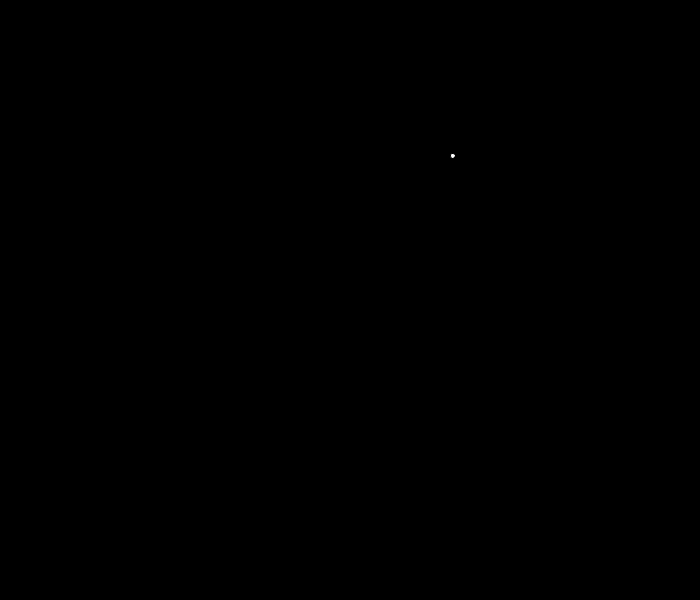
Frame 1 (no input)
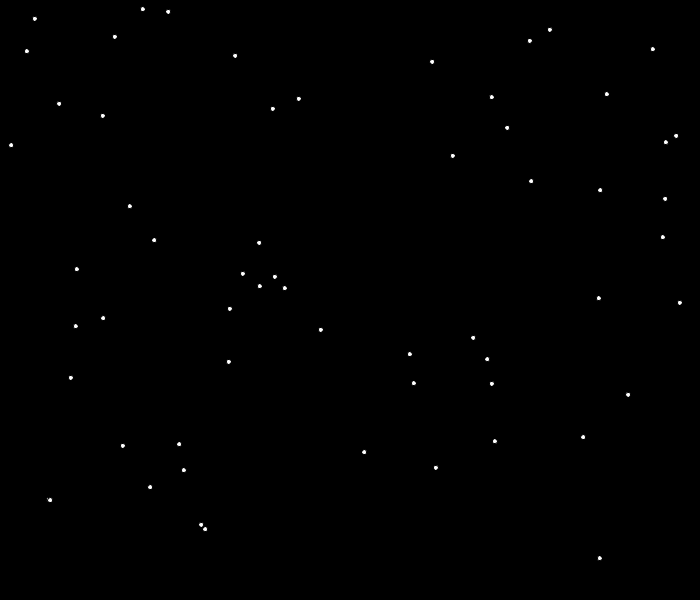
Frame 60 (the mouse pressed at the canvas centre just before this capture)
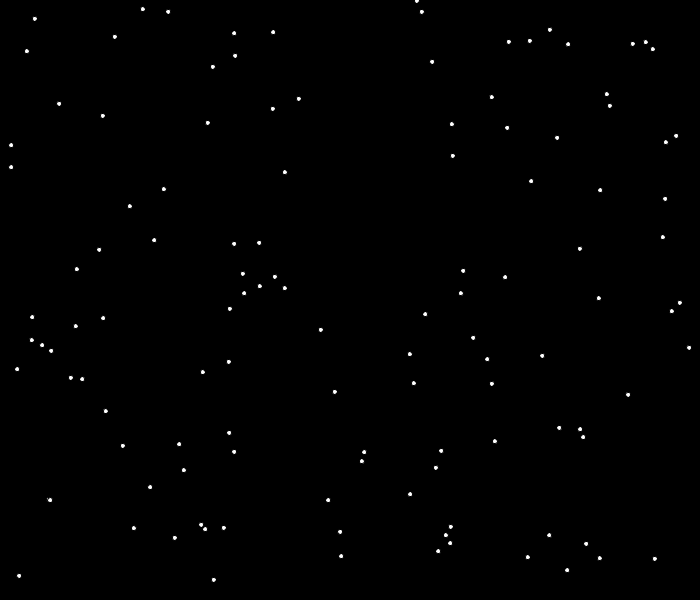
Frame 120 (the mouse held since frame 60 and released just before this capture)

The Processing sketch that drew these frames (run headless with seeded random() and noise(); from frame 60 on, the mouse is pressed at the canvas centre):

// Processing sketch: processing_143041
// ── processing_143041.pde

void setup(){
size(700,600);
background(0);
}

void draw(){
int i;
for(i=1; i<50; i++);
  fill(255);
  ellipse(random(700),random(600),5,5);
}
